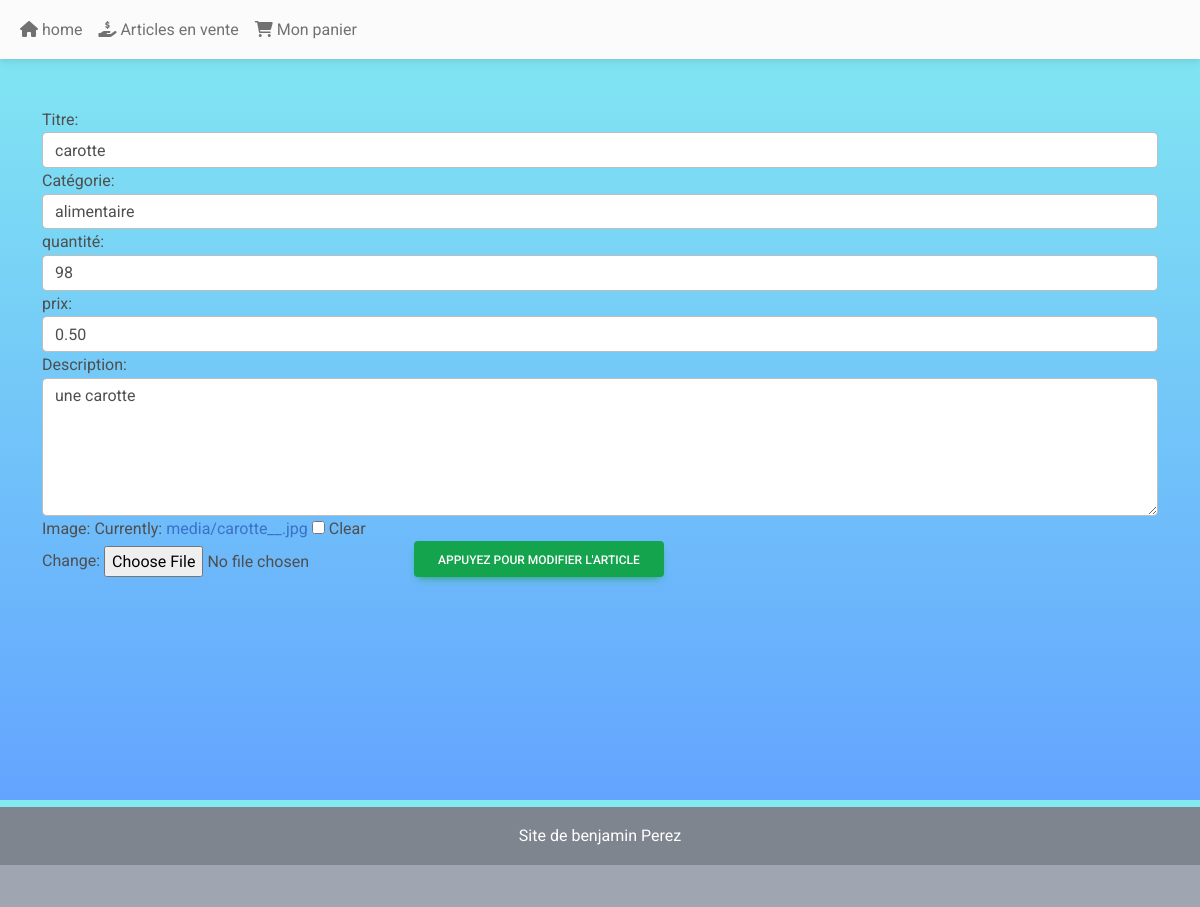
The app's page /myadmin/update-article/16 with its own data.
### gestion/models.py (models this page shows, shortened)
class Article(models.Model):
    user=models.ForeignKey(User, on_delete=models.CASCADE,null=True)
    title=models.CharField(max_length=50)
    description=models.TextField()
    image=models.ImageField(upload_to='media',null=True,blank=True)
    created_at=models.DateTimeField(auto_now_add=True)
    updated_at=models.DateTimeField(auto_now=True)
    category=models.ForeignKey(Category,on_delete=models.CASCADE)
    prix = models.DecimalField(max_digits=10, decimal_places=2)
    quantité=models.IntegerField(default=0,null=False,validators=[MinValueValidator(0)])

### app_admin/views.py (the view)
# urls.py: path('update-article/<int:pk>', UpdateArticle.as_view(),name='update-article'),
class UpdateArticle(UpdateView):
    model=Article
    form_class=ArticleForm
    template_name='app_admin/formulaire_article.html'
    success_url='/myadmin/my_articles/'

### gestion/froms.py
class ArticleForm(forms.ModelForm):
    class Meta:
        model=Article
        fields=['title','category','quantité','prix','description','image']
        labels={'title':'Titre', 'category':'Catégorie','quantité':'quantité','description':'Description','prix':'prix'}
        widgets={
            'title':forms.TextInput(attrs={'class':'form-control'}),
            'category':forms.Select(attrs={'class':'form-control'}),
            'quantité':forms.NumberInput(attrs={'class': 'form-control'}),
            'description':forms.Textarea(attrs={'class':'form-control','rows':5}),
            'prix':forms.NumberInput(attrs={'class': 'form-control'})
        }

### gestion/models.py (called while the page is built)
    def __str__(self) -> str:
        return self.name

### app_admin/templates/app_admin/formulaire_article.html (shortened to what this page needs)
{% extends 'partials/base.html' %}
{% block content %}
<form action="" method="POST" enctype='multipart/form-data'>
    <div class="container mt-5">
        <div class="row">
            <div class="col-md-12">
                {{form}}
                <button class="btn btn-success"> Appuyez pour modifier l'article</button>
            </div>
        </div>
    </div>
</form>
{% endblock %}

### static/app_admin.css (style rules this page uses)
body { background: linear-gradient(#83EAF1,#63A4FF) !important; }

### records on screen
Article: title "carotte", category "alimentaire", quantité "98", prix "0.50", description "une carotte"
